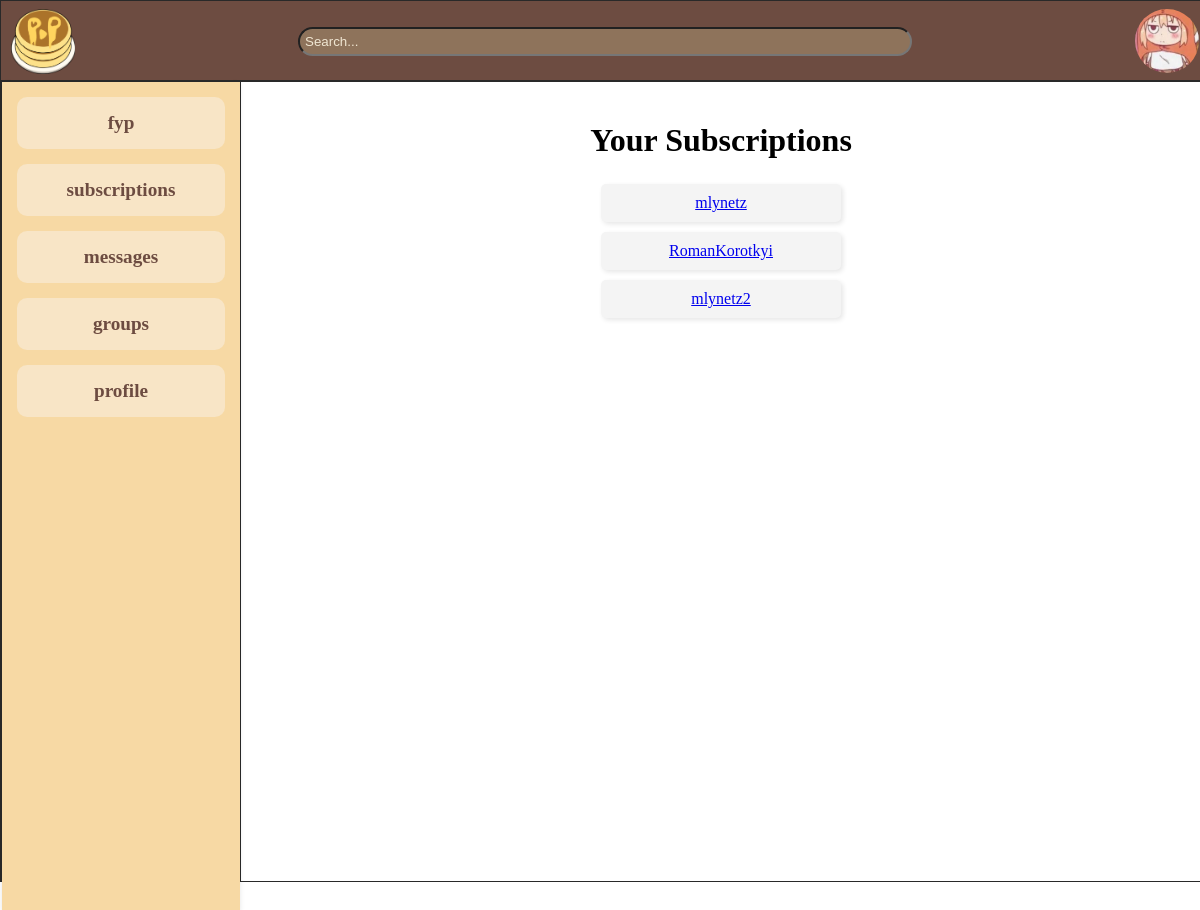
Page /subscriptions/ (signed in) on the committed database.
### PanPlate_app/models.py (models this page shows, shortened)
class Subscription(models.Model):
    user = models.ForeignKey(User, on_delete=models.CASCADE, related_name='subscribed_users')
    subscribed_to = models.ForeignKey(User, on_delete=models.CASCADE, related_name='subscribers')
    class Meta:
        unique_together = ('user', 'subscribed_to')  # Ensures a user can't subscribe to the same user twice

### PanPlate_app/views.py (the view)
# urls.py: path('subscriptions/', views.SubscriptionListView.as_view(), name='subscriptions_list'),
class SubscriptionListView(LoginRequiredMixin, ListView):
    model = Subscription
    template_name = 'PanPlate_app/subscriptions.html'
    context_object_name = 'subscriptions'
    def get_queryset(self):
        return Subscription.objects.filter(user=self.request.user)
    def get_context_data(self, **kwargs):
        context = super().get_context_data(**kwargs)
        try:
            avatar = UserAvatar.objects.get(user=self.request.user).avatar.url
        except UserAvatar.DoesNotExist:
            avatar = "/media/avatars/no_image.jpg"
        context['avatar'] = avatar
        return context

### templates/PanPlate_app/subscriptions.html
{% extends 'base.html' %}
{% load static %}
{% block content %}
    <link rel="stylesheet" href="{% static 'css/subscriptions.css' %}">
    <div class="subscriptions-container">
        <h1 class="title">Your Subscriptions</h1>
        <ul class="subscriptions-list">
            {% for subscription in subscriptions %}
                <li class="subscription-item">
                    <a href="{% url 'another_user_profile' subscription.subscribed_to.id %}">
                    {{ subscription.subscribed_to.username }}
                    </a>
                </li>
            {% empty %}
                <p class="no-subscriptions">You are not subscribed to anyone.</p>
            {% endfor %}
        </ul>
    </div>
{% endblock %}

### static/css/base.css (style rules this page uses)
body { margin: 0%; width: 100%; height: 100vh; overflow: hidden }

### static/css/subscriptions.css (style rules this page uses)
.subscriptions-container { text-align: center; margin: 20px auto; }
.title { margin-bottom: 20px; }
.subscriptions-list { list-style: none; padding: 0; display: flex; flex-direction: column; align-items: center; }
.subscription-item { background-color: #f4f4f4; padding: 10px 20px; margin: 5px 0; border-radius: 5px; width: 200px; text-align: center; box-shadow: 2px 2px 5px rgba(0, 0, 0, 0.1); }

### rows in the picture
Subscription: subscribed_to.username "mlynetz"
Subscription: subscribed_to.username "RomanKorotkyi"
Subscription: subscribed_to.username "mlynetz2"
